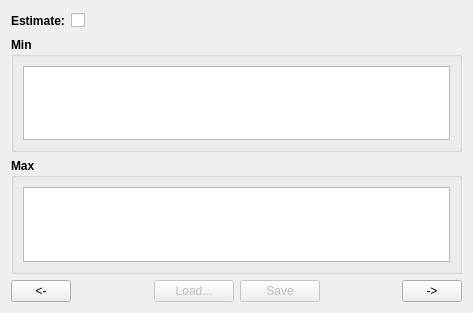
<?xml version="1.0" encoding="UTF-8"?>
<ui version="4.0">
 <class>MSPROD_Tab1_CatchabilityTab</class>
 <widget class="QWidget" name="MSPROD_Tab1_CatchabilityTab">
  <property name="geometry">
   <rect>
    <x>0</x>
    <y>0</y>
    <width>473</width>
    <height>313</height>
   </rect>
  </property>
  <property name="windowTitle">
   <string>Form</string>
  </property>
  <layout class="QVBoxLayout" name="verticalLayout">
   <item>
    <layout class="QHBoxLayout" name="horizontalLayout">
     <item>
      <widget class="QLabel" name="label">
       <property name="font">
        <font>
         <weight>75</weight>
         <bold>true</bold>
        </font>
       </property>
       <property name="text">
        <string>Estimate:</string>
       </property>
      </widget>
     </item>
     <item>
      <widget class="QCheckBox" name="checkBox">
       <property name="toolTip">
        <string>Sets Min=Max</string>
       </property>
       <property name="statusTip">
        <string>Sets Min=Max</string>
       </property>
       <property name="text">
        <string/>
       </property>
      </widget>
     </item>
     <item>
      <spacer name="horizontalSpacer">
       <property name="orientation">
        <enum>Qt::Horizontal</enum>
       </property>
       <property name="sizeHint" stdset="0">
        <size>
         <width>40</width>
         <height>20</height>
        </size>
       </property>
      </spacer>
     </item>
    </layout>
   </item>
   <item>
    <widget class="QGroupBox" name="Competition">
     <property name="font">
      <font>
       <weight>75</weight>
       <bold>true</bold>
      </font>
     </property>
     <property name="title">
      <string>Min</string>
     </property>
     <layout class="QVBoxLayout" name="verticalLayout_4">
      <item>
       <widget class="QTableView" name="MSPROD_Tab2_EffortTV_8">
        <property name="font">
         <font>
          <weight>50</weight>
          <bold>false</bold>
         </font>
        </property>
        <property name="toolTip">
         <string>These data are from the table: Effort</string>
        </property>
        <property name="statusTip">
         <string>These data are from the table: Effort</string>
        </property>
       </widget>
      </item>
     </layout>
    </widget>
   </item>
   <item>
    <widget class="QGroupBox" name="Competition_2">
     <property name="font">
      <font>
       <weight>75</weight>
       <bold>true</bold>
      </font>
     </property>
     <property name="title">
      <string>Max</string>
     </property>
     <layout class="QVBoxLayout" name="verticalLayout_5">
      <item>
       <widget class="QTableView" name="MSPROD_Tab2_EffortTV_9">
        <property name="font">
         <font>
          <weight>50</weight>
          <bold>false</bold>
         </font>
        </property>
        <property name="toolTip">
         <string>These data are from the table: Effort</string>
        </property>
        <property name="statusTip">
         <string>These data are from the table: Effort</string>
        </property>
       </widget>
      </item>
     </layout>
    </widget>
   </item>
   <item>
    <layout class="QHBoxLayout" name="horizontalLayout_88">
     <item>
      <widget class="QPushButton" name="MSPROD_Tab2_PrevPB">
       <property name="sizePolicy">
        <sizepolicy hsizetype="Fixed" vsizetype="Fixed">
         <horstretch>0</horstretch>
         <verstretch>0</verstretch>
        </sizepolicy>
       </property>
       <property name="minimumSize">
        <size>
         <width>60</width>
         <height>0</height>
        </size>
       </property>
       <property name="maximumSize">
        <size>
         <width>60</width>
         <height>16777215</height>
        </size>
       </property>
       <property name="toolTip">
        <string>Go to the previous page</string>
       </property>
       <property name="statusTip">
        <string>Go to the previous page</string>
       </property>
       <property name="text">
        <string>&lt;-</string>
       </property>
      </widget>
     </item>
     <item>
      <spacer name="horizontalSpacer_100">
       <property name="orientation">
        <enum>Qt::Horizontal</enum>
       </property>
       <property name="sizeHint" stdset="0">
        <size>
         <width>40</width>
         <height>20</height>
        </size>
       </property>
      </spacer>
     </item>
     <item>
      <widget class="QPushButton" name="MSPROD_Tab2_LoadPB">
       <property name="enabled">
        <bool>false</bool>
       </property>
       <property name="toolTip">
        <string>Load the CSV file</string>
       </property>
       <property name="statusTip">
        <string>Load the CSV file</string>
       </property>
       <property name="text">
        <string>Load...</string>
       </property>
      </widget>
     </item>
     <item>
      <widget class="QPushButton" name="MSPROD_Tab2_SavePB">
       <property name="enabled">
        <bool>false</bool>
       </property>
       <property name="toolTip">
        <string>Save above data for all Species to CSV file and to database table</string>
       </property>
       <property name="statusTip">
        <string>Save above data for all Species to CSV file and to database table</string>
       </property>
       <property name="text">
        <string>Save</string>
       </property>
      </widget>
     </item>
     <item>
      <spacer name="verticalSpacer_46">
       <property name="orientation">
        <enum>Qt::Horizontal</enum>
       </property>
       <property name="sizeType">
        <enum>QSizePolicy::Expanding</enum>
       </property>
       <property name="sizeHint" stdset="0">
        <size>
         <width>48</width>
         <height>20</height>
        </size>
       </property>
      </spacer>
     </item>
     <item>
      <widget class="QPushButton" name="MSPROD_Tab2_NextPB">
       <property name="enabled">
        <bool>true</bool>
       </property>
       <property name="sizePolicy">
        <sizepolicy hsizetype="Fixed" vsizetype="Fixed">
         <horstretch>0</horstretch>
         <verstretch>0</verstretch>
        </sizepolicy>
       </property>
       <property name="minimumSize">
        <size>
         <width>60</width>
         <height>0</height>
        </size>
       </property>
       <property name="maximumSize">
        <size>
         <width>60</width>
         <height>16777215</height>
        </size>
       </property>
       <property name="toolTip">
        <string>Go to the next tab page</string>
       </property>
       <property name="statusTip">
        <string>Go to the next tab page</string>
       </property>
       <property name="text">
        <string>-&gt;</string>
       </property>
      </widget>
     </item>
    </layout>
   </item>
  </layout>
 </widget>
 <resources/>
 <connections/>
</ui>
